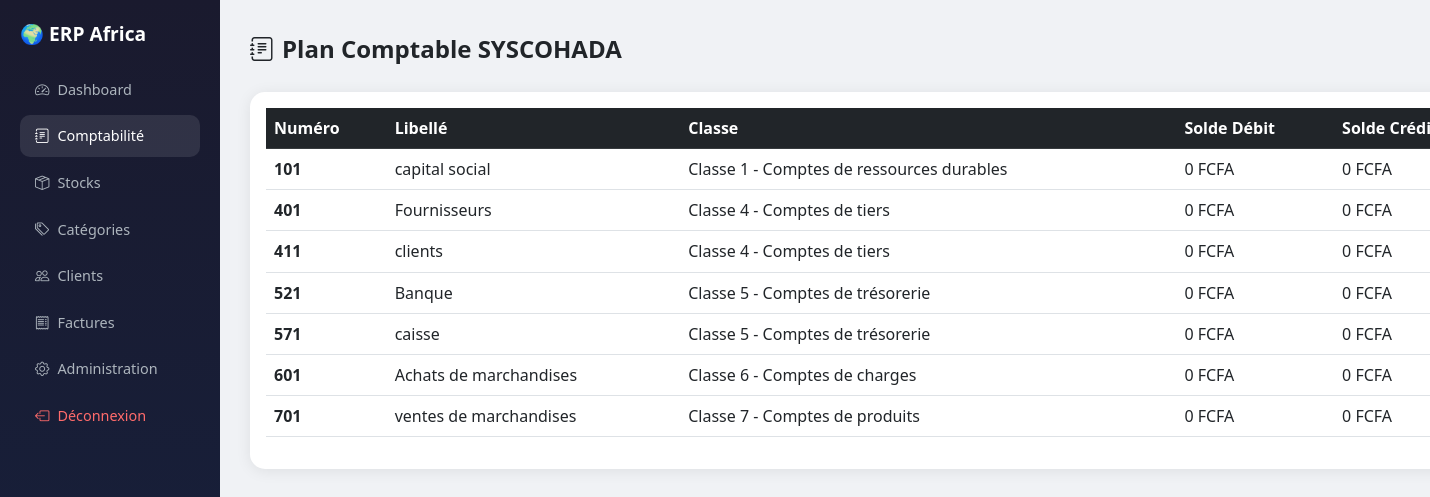
/comptabilite/ (signed in), run on the app's committed database.
### comptabilite/models.py (models this page shows, shortened)
class CompteComptable(models.Model):
    CLASSE_CHOICES = [
        ('1', 'Classe 1 - Comptes de ressources durables'),
        ('2', 'Classe 2 - Comptes d\'actif immobilisé'),
        ('3', 'Classe 3 - Comptes de stocks'),
        ('4', 'Classe 4 - Comptes de tiers'),
        ('5', 'Classe 5 - Comptes de trésorerie'),
        ('6', 'Classe 6 - Comptes de charges'),
        ('7', 'Classe 7 - Comptes de produits'),
    ]
    numero = models.CharField(max_length=10, unique=True)
    libelle = models.CharField(max_length=200)
    classe = models.CharField(max_length=1, choices=CLASSE_CHOICES)
    solde_debit = models.DecimalField(max_digits=15, decimal_places=2, default=0)
    solde_credit = models.DecimalField(max_digits=15, decimal_places=2, default=0)
    actif = models.BooleanField(default=True)
    class Meta:
        verbose_name = "Compte Comptable"
        verbose_name_plural = "Plan Comptable SYSCOHADA"
        ordering = ['numero']
    @property
    def solde(self):
        return self.solde_debit - self.solde_credit

### comptabilite/views.py (the view)
# urls.py: path('', views.liste_comptes, name='liste_comptes'),
@login_required
def liste_comptes(request):
    entreprise = get_entreprise(request)
    if not entreprise:
        return redirect('/')
    comptes = CompteComptable.objects.all()
    return render(request, 'comptabilite/comptes.html', {
        'comptes': comptes,
        'entreprise': entreprise
    })

### comptabilite/views.py (called while the page is built)
def get_entreprise(request):
    if request.user.is_superuser:
        return Entreprise.objects.first()
    try:
        membre = MembreEntreprise.objects.get(user=request.user)
        return membre.entreprise
    except MembreEntreprise.DoesNotExist:
        return None

### comptabilite/templates/comptabilite/comptes.html (shortened to what this page needs)
<!DOCTYPE html>
<html lang="fr">
<head>
    <link href="https://cdn.jsdelivr.net/npm/bootstrap@5.3.0/dist/css/bootstrap.min.css" rel="stylesheet">
    <link href="https://cdn.jsdelivr.net/npm/bootstrap-icons@1.10.0/font/bootstrap-icons.css" rel="stylesheet">
</head>
<body>
<div class="container-fluid p-0">
    <div class="row g-0">
        <div class="sidebar">
            <span class="brand">🌍 ERP Africa</span>
            <a href="/dashboard/"><i class="bi bi-speedometer2 me-2"></i>Dashboard</a>
            <a href="/comptabilite/" class="active"><i class="bi bi-journal-text me-2"></i>Comptabilité</a>
            <a href="/stocks/"><i class="bi bi-box-seam me-2"></i>Stocks</a>
            <a href="/stocks/categories/"><i class="bi bi-tags me-2"></i>Catégories</a>
            <a href="/clients/"><i class="bi bi-people me-2"></i>Clients</a>
            <a href="/factures/"><i class="bi bi-receipt me-2"></i>Factures</a>
            {% if user.is_superuser %}
            <a href="/erp-admin-secret/"><i class="bi bi-gear me-2"></i>Administration</a>
            {% endif %}
            <form method="post" action="/logout/" style="margin:0">
                <button type="submit" style="background:none;border:none;color:#ff6b6b;padding:10px 15px;width:100%;text-align:left;border-radius:10px;font-size:0.9rem;cursor:pointer;">
                    <i class="bi bi-box-arrow-left me-2"></i>Déconnexion
                </button>
            </form>
        </div>
        <div class="main-content">
            <div class="d-flex justify-content-between align-items-center mb-4">
                <h4 class="fw-bold mb-0"><i class="bi bi-journal-text me-2"></i>Plan Comptable SYSCOHADA</h4>
            </div>
            <div class="card p-3">
                <table class="table table-hover">
                    <thead class="table-dark">
                        <tr>
                            <th>Numéro</th>
                            <th>Libellé</th>
                            <th>Classe</th>
                            <th>Solde Débit</th>
                            <th>Solde Crédit</th>
                        </tr>
                    </thead>
                    <tbody>
                        {% for compte in comptes %}
                        <tr>
                            <td><b>{{ compte.numero }}</b></td>
                            <td>{{ compte.libelle }}</td>
                            <td>{{ compte.get_classe_display }}</td>
                            <td>{{ compte.solde_debit|floatformat:0 }} FCFA</td>
                            <td>{{ compte.solde_credit|floatformat:0 }} FCFA</td>
                        </tr>
                        {% empty %}
                        <tr>
                            <td colspan="6" class="text-center text-muted py-4">
                                Aucun compte — contactez l'administrateur
                            </td>
                        </tr>
                        {% endfor %}
                    </tbody>
                </table>
            </div>
        </div>
    </div>
</div>
</body>
</html>

### comptabilite/templates/comptabilite/comptes.html (style rules this page uses)
body { background: #f0f2f5; }
.sidebar { background: linear-gradient(180deg, #1a1a2e 0%, #16213e 100%); min-height: 100vh; padding: 20px; position: fixed; width: 220px; }
.sidebar a { color: #adb5bd; text-decoration: none; display: block; padding: 10px 15px; border-radius: 10px; margin-bottom: 5px; font-size: 0.9rem; }
.sidebar a:hover, .sidebar a.active { background: rgba(255,255,255,0.1); color: white; }
.main-content { margin-left: 220px; padding: 30px; }
.brand { color: #fff; font-weight: bold; font-size: 1.2rem; margin-bottom: 20px; display: block; }
.card { border-radius: 15px; border: none; box-shadow: 0 2px 15px rgba(0,0,0,0.08); }

### data on the page
CompteComptable: numero "101", libelle "capital social", classe "Classe 1 - Comptes de ressources durables", solde_debit "0", solde_credit "0"
CompteComptable: numero "401", libelle "Fournisseurs", classe "Classe 4 - Comptes de tiers", solde_debit "0", solde_credit "0"
CompteComptable: numero "411", libelle "clients", classe "Classe 4 - Comptes de tiers", solde_debit "0", solde_credit "0"
CompteComptable: numero "521", libelle "Banque", classe "Classe 5 - Comptes de trésorerie", solde_debit "0", solde_credit "0"
CompteComptable: numero "571", libelle "caisse", classe "Classe 5 - Comptes de trésorerie", solde_debit "0", solde_credit "0"
CompteComptable: numero "601", libelle "Achats de marchandises", classe "Classe 6 - Comptes de charges", solde_debit "0", solde_credit "0"
CompteComptable: numero "701", libelle "ventes de marchandises", classe "Classe 7 - Comptes de produits", solde_debit "0", solde_credit "0"
